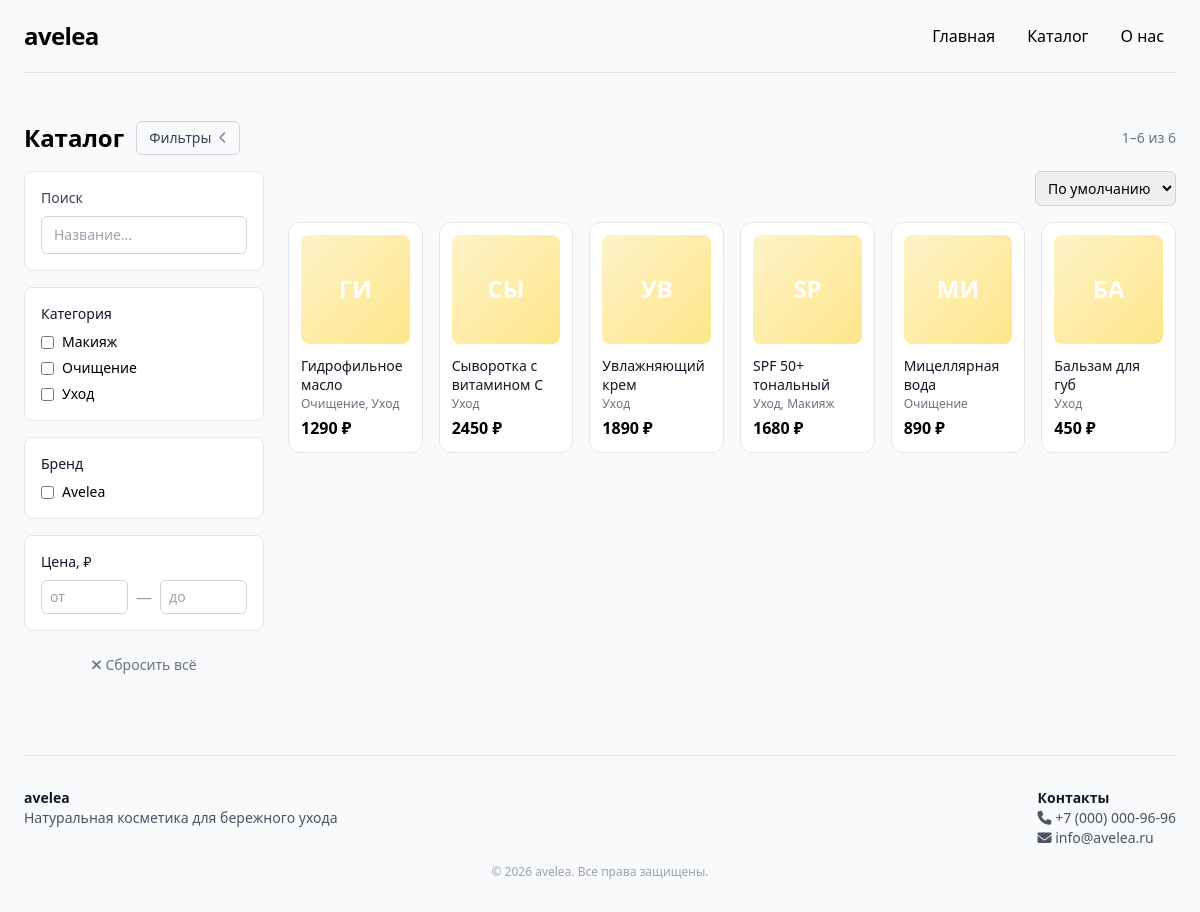
/catalog, run on the app's committed database.
### app/models.py (models this page shows)
class Category(Base):
    __tablename__ = "categories"
    id = Column(Integer, primary_key=True, index=True)
    name = Column(String(100), unique=True, nullable=False, index=True)

class Product(Base):
    __tablename__ = "products"
    id = Column(Integer, primary_key=True, index=True)
    name = Column(String(200), nullable=False)
    brand = Column(String(100), nullable=True)
    price = Column(Integer, nullable=False)
    popular = Column(Boolean, default=False)
    description = Column(Text, nullable=True)
    volume = Column(String(50), nullable=True)
    image = Column(String(200), nullable=True)
    categories = relationship(
        "Category",
        secondary=product_categories,
        backref="products",
        lazy="selectin",
    )

### app/main.py (the view)
@app.get("/catalog", response_class=HTMLResponse)
async def catalog(request: Request, db: Session = Depends(get_db)):
    params = request.query_params
    q = (params.get("q") or "").strip()
    selected_categories = params.getlist("category")
    selected_brands = params.getlist("brand")
    price_min = params.get("price_min") or ""
    price_max = params.get("price_max") or ""
    sort = params.get("sort") or ""
    try:
        page = int(params.get("page") or 1)
    except ValueError:
        page = 1
    if page < 1:
        page = 1
    query = db.query(Product)
    if q:
        query = query.filter(Product.name.ilike(f"%{q}%"))
    if selected_categories:
        query = query.filter(
            Product.categories.any(Category.name.in_(selected_categories))
        )
    if selected_brands:
        query = query.filter(Product.brand.in_(selected_brands))
    if price_min:
        try:
            query = query.filter(Product.price >= int(price_min))
        except ValueError:
            pass
    if price_max:
        try:
            query = query.filter(Product.price <= int(price_max))
        except ValueError:
            pass
    if sort == "price_asc":
        query = query.order_by(Product.price.asc())
    elif sort == "price_desc":
        query = query.order_by(Product.price.desc())
    elif sort == "name":
        query = query.order_by(Product.name.asc())
    elif sort == "popular":
        query = query.order_by(Product.popular.desc(), Product.id.asc())
    else:
        query = query.order_by(Product.id.asc())
    total_count = query.count()
    total_pages = max(1, (total_count + PER_PAGE - 1) // PER_PAGE)
    if page > total_pages:
        page = total_pages
    products = query.offset((page - 1) * PER_PAGE).limit(PER_PAGE).all()
    all_categories = [c.name for c in db.query(Category).order_by(Category.name).all()]
    all_brands = [b[0] for b in db.query(Product.brand).distinct().all() if b[0]]
    active_filters = []
    if q:
        active_filters.append({"label": f"Поиск: {q}", "remove_url": build_filter_url(params, "q")})
    for c in selected_categories:
        active_filters.append({"label": c, "remove_url": build_filter_url(params, "category", c)})
    for b in selected_brands:
        active_filters.append({"label": b, "remove_url": build_filter_url(params, "brand", b)})
    if price_min:
        active_filters.append({"label": f"от {price_min} ₽", "remove_url": build_filter_url(params, "price_min")})
    if price_max:
        active_filters.append({"label": f"до {price_max} ₽", "remove_url": build_filter_url(params, "price_max")})
    start_idx = (page - 1) * PER_PAGE + 1 if total_count else 0
    end_idx = min(page * PER_PAGE, total_count)
    return site_templates.TemplateResponse("catalog.html", {
        "request": request,
        "products": products,
        "total_count": total_count,
        "start_idx": start_idx,
        "end_idx": end_idx,
        "categories": all_categories,
        "brands": all_brands,
        "selected_categories": selected_categories,
        "selected_brands": selected_brands,
        "price_min": price_min,
        "price_max": price_max,
        "q": q,
        "sort": sort,
        "page": page,
        "total_pages": total_pages,
        "page_items": make_page_items(page, total_pages, params),
        "active_filters": active_filters,
        "reset_url": build_reset_url(),
    })

### app/templates/site/catalog.html (shortened to what this page needs)
{% extends "base.html" %}
{% block content %}
<div class="flex flex-wrap items-center justify-between gap-3 mb-4">
    <div class="flex items-center gap-3">
        <h2 class="text-2xl font-semibold">Каталог</h2>
        <button type="button" id="filters-toggle-desktop"
                aria-expanded="true" aria-controls="filters-panel"
                title="Свернуть / развернуть фильтры"
                class="hidden md:inline-flex items-center gap-2 border border-gray-300 rounded-md px-3 py-1.5 text-sm font-medium text-gray-700 hover:bg-gray-50 focus:outline-none focus:ring-2 focus:ring-black">
            <span>Фильтры</span>
            <i class="fas fa-chevron-left text-xs opacity-60"
               id="filters-toggle-icon" aria-hidden="true"></i>
        </button>
    </div>
    <div class="flex flex-wrap items-center gap-3">
        <span class="text-sm text-gray-500">
            {% if total_count %}
                {{ start_idx }}–{{ end_idx }} из {{ total_count }}
            {% else %}
                Ничего не найдено
            {% endif %}
        </span>
    </div>
</div>
<form method="get" action="/catalog" id="filters-form" autocomplete="off">
    <div id="catalog-layout">
        <aside id="filters-panel">
            <div class="filters-inner">
                <div class="space-y-4">
                    <div class="bg-white border border-gray-200 rounded-lg p-4">
                        <label class="block text-sm font-medium text-gray-700 mb-2">Поиск</label>
                        <input type="search" name="q" value="{{ q }}" placeholder="Название..."
                               autocomplete="off"
                               class="w-full border border-gray-300 rounded-md px-3 py-2 text-sm focus:outline-none focus:ring-2 focus:ring-black">
                    </div>
                    {% if categories %}
                    <div class="bg-white border border-gray-200 rounded-lg p-4">
                        <h3 class="font-medium text-sm text-gray-900 mb-2">Категория</h3>
                        <div class="space-y-1.5">
                            {% for cat in categories %}
                            <label class="flex items-center gap-2 text-sm cursor-pointer hover:text-black">
                                <input type="checkbox" name="category" value="{{ cat }}"
                                       autocomplete="off"
                                       class="rounded border-gray-300 text-black focus:ring-black">
                                {{ cat }}
                            </label>
                            {% endfor %}
                        </div>
                    </div>
                    {% endif %}
                    {% if brands %}
                    <div class="bg-white border border-gray-200 rounded-lg p-4">
                        <h3 class="font-medium text-sm text-gray-900 mb-2">Бренд</h3>
                        <div class="space-y-1.5">
                            {% for brand in brands %}
                            <label class="flex items-center gap-2 text-sm cursor-pointer hover:text-black">
                                <input type="checkbox" name="brand" value="{{ brand }}"
                                       autocomplete="off"
                                       class="rounded border-gray-300 text-black focus:ring-black">
                                {{ brand }}
                            </label>
                            {% endfor %}
                        </div>
                    </div>
                    {% endif %}
                    <div class="bg-white border border-gray-200 rounded-lg p-4">
                        <h3 class="font-medium text-sm text-gray-900 mb-2">Цена, ₽</h3>
                        <div class="flex gap-2 items-center">
                            <input type="number" name="price_min" value="{{ price_min }}" placeholder="от" min="0"
                                   autocomplete="off"
                                   class="w-full border border-gray-300 rounded-md px-2 py-1.5 text-sm focus:outline-none focus:ring-2 focus:ring-black">
                            <span class="text-gray-400">—</span>
                            <input type="number" name="price_max" value="{{ price_max }}" placeholder="до" min="0"
                                   autocomplete="off"
                                   class="w-full border border-gray-300 rounded-md px-2 py-1.5 text-sm focus:outline-none focus:ring-2 focus:ring-black">
                        </div>
                    </div>
                    <a href="{{ reset_url }}" id="reset-filters"
                       class="block text-center text-sm text-gray-500 hover:text-black py-2 cursor-pointer">
                        <i class="fas fa-times"></i> Сбросить всё
                    </a>
                </div>
            </div>
        </aside>
        <div id="catalog-content">
            <div class="flex flex-wrap items-start justify-between gap-3 mb-4">
                <div class="flex flex-wrap items-center gap-2">
                    <select name="sort" autocomplete="off"
                            class="border border-gray-300 rounded-md px-2 py-1.5 text-sm focus:outline-none focus:ring-2 focus:ring-black">
                        <option value=""           {% if not sort %}selected{% endif %}>По умолчанию</option>
                    </select>
                </div>
            </div>
            {% if products %}
            <div class="grid gap-3 sm:gap-4
                        grid-cols-2
                        sm:grid-cols-3
                        md:grid-cols-4
                        lg:grid-cols-6">
                {% for product in products %}
                <a href="/product/{{ product.id }}"
                   class="border border-gray-200 rounded-xl overflow-hidden hover:shadow-md transition bg-white p-3 block">
                    <div class="aspect-square w-full rounded-lg mb-3 overflow-hidden flex items-center justify-center
                                bg-gradient-to-br from-amber-100 to-amber-200 text-2xl font-bold text-white">
                        {% if product.image %}
                        <img src="{{ product.image }}" alt="{{ product.name }}"
                             class="w-full h-full object-cover">
                        {% else %}
                        {{ product.name[:2].upper() }}
                        {% endif %}
                    </div>
                    <h3 class="font-medium text-gray-900 text-sm leading-snug line-clamp-2">{{ product.name }}</h3>
                    <p class="text-xs text-gray-500 mt-0.5 line-clamp-1">
                        {{ product.categories|map(attribute='name')|join(', ') }}
                    </p>
                    <p class="text-base font-semibold mt-1">{{ product.price|int }} ₽</p>
                </a>
                {% endfor %}
            </div>
            {% endif %}
        </div>
    </div>
</form>
{% endblock %}

### static/css/site.css (style rules this page uses)
@media (min-width: 768px) { #catalog-layout { display: flex; align-items: flex-start; } }
@media (min-width: 768px) { #filters-panel { width: 240px; flex-shrink: 0; margin-right: 1.5rem; overflow: hidden; transition: width 320ms cubic-bezier(0.4, 0, 0.2, 1), margin-right 320ms cubic-bezier(0.4, 0, 0.2, 1); } }
@media (min-width: 768px) { #filters-panel > .filters-inner { width: 240px; transform: translateX(0); opacity: 1; transition: transform 320ms cubic-bezier(0.4, 0, 0.2, 1), opacity 240ms ease; } }
@media (min-width: 768px) { #catalog-content { flex: 1; min-width: 0; } }

### data on the page
Category: name "Макияж"
Category: name "Очищение"
Category: name "Уход"
Product: name "ГИ", name "Гидрофильное масло", categories|map "Очищение, Уход", price "1290"
Product: name "СЫ", name "Сыворотка с витамином C", categories|map "Уход", price "2450"
Product: name "УВ", name "Увлажняющий крем", categories|map "Уход", price "1890"
Product: name "SP", name "SPF 50+ тональный", categories|map "Уход, Макияж", price "1680"
Product: name "МИ", name "Мицеллярная вода", categories|map "Очищение", price "890"
Product: name "БА", name "Бальзам для губ", categories|map "Уход", price "450"

### other printed values
{{ start_idx }} "1"
{{ end_idx }} "6"
{{ total_count }} "6"
{{ brand }} "Avelea"
